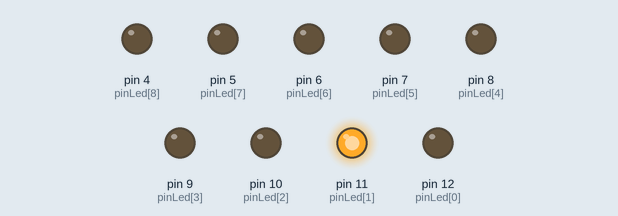
Simulated run of this sketch. Board: Arduino Uno, built with avr-gcc and run on an emulated ATmega328P. Shown: output pins drawn as LEDs (lit = HIGH).

Above: at 0.02 s.
At 0.37 s:
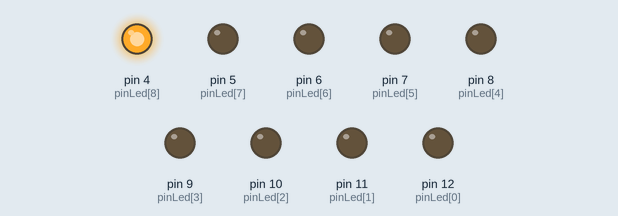
At 0.72 s:
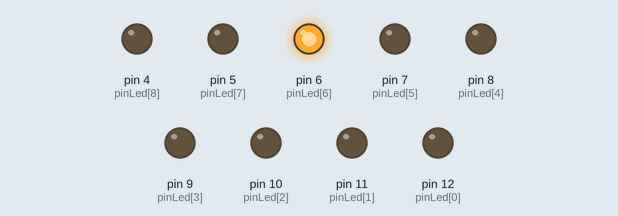
At 1.47 s:
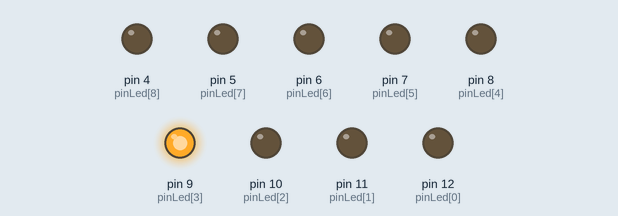
At 2.22 s:
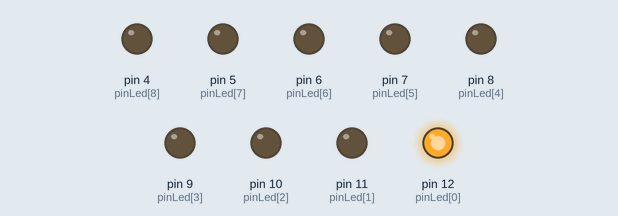
At 2.92 s:
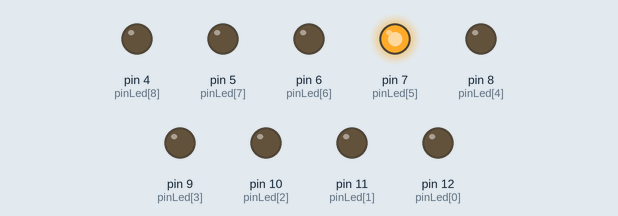
Timing chart, 0 to 3.2 s (numbered marks = the images above):
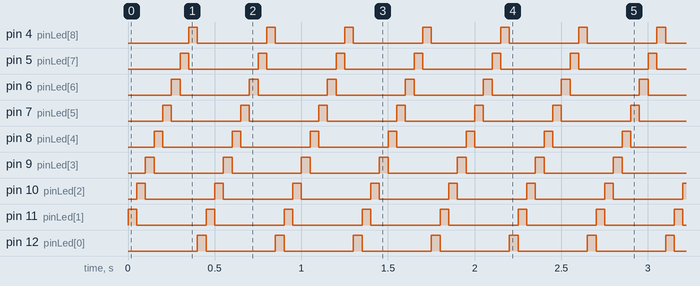

The sketch:

Aula_5_comando_While.ino
```cpp
int pinLed[9] = {12,11,10,9,8,7,6,5,4};
int numeroLed;
char digitado;

void setup() {
  // put your setup code here, to run once:
  int x;
  for (x = 0; x <= 8; x = x + 1){
    pinMode(pinLed[x], OUTPUT);
  }

  Serial.begin(9600);
}

void loop() {
  // put your main code here, to run repeatedly:
  digitado = ' ';

  numeroLed = 0;
  while (digitado != 'p'){
    digitalWrite(pinLed[numeroLed], LOW);
    numeroLed = numeroLed + 1;
    if (numeroLed > 8){
      numeroLed = 0;
    }
    digitalWrite(pinLed[numeroLed], HIGH);

    if (Serial.available()){
      digitado = Serial.read();
    }

    delay(50);
  }

  delay(5000);
}
```

Measured:
- by itself, pin 4 (pinLed[8]), pin 5 (pinLed[7]), pin 6 (pinLed[6]), pin 7 (pinLed[5]), pin 8 (pinLed[4]), pin 9 (pinLed[3]), pin 10 (pinLed[2]), pin 11 (pinLed[1]), pin 12 (pinLed[0]): alternates HIGH for 0.05 s and LOW for 0.40 s
- by itself, everything shown: repeats every 0.45 s, in 9 steps
